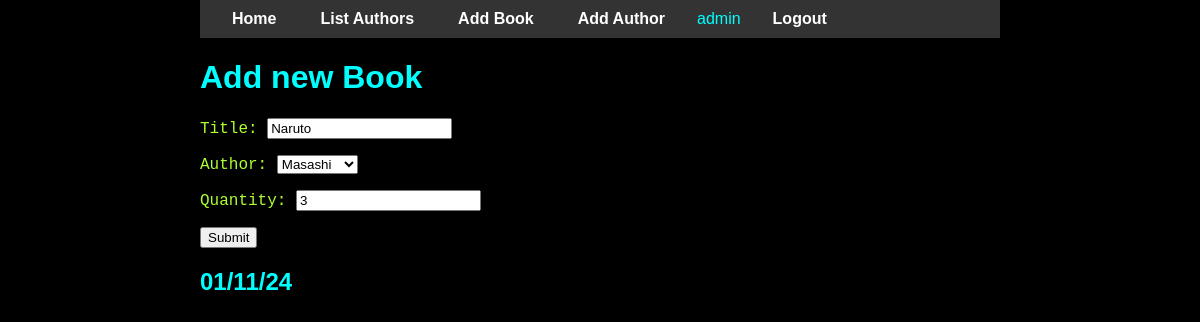
/manga/edit_book/1/ (signed in), run on the app's committed database.
### mangalib/models.py (models this page shows, shortened)
class Book(models.Model):
    title = models.CharField(max_length=32, unique=True)
    quantity = models.IntegerField(default=1)
    author = models.ForeignKey(Author, on_delete=models.DO_NOTHING)

### mangalib/views.py (the view)
# urls.py: path('edit_book/<int:book_id>/', edit, name='edit'),
@login_required
def edit(request, book_id):
    book = get_object_or_404(Book, pk=book_id)
    if request.method == 'POST':
        form = BookForm(request.POST, instance=book)
        if form.is_valid():
            form.save()
            return redirect('mangalib:home')
    else:
        form = BookForm(instance=book)
    return render(request, "mangalib/book_form.html", {"form": form})

### mangalib/forms.py
class BookForm(forms.ModelForm):
    author = forms.ModelChoiceField(queryset=Author.objects.all(), label='Author')
    class Meta:
        model = Book
        fields = ['title', 'author', 'quantity']
        labels = {'title': 'Title', 'author': 'Author', 'quantity': 'Quantity'}

### mangalib/models.py (called while the page is built)
    def __str__(self):
        return self.name

### mangalib/templates/mangalib/book_form.html (shortened to what this page needs)
{% extends 'base.html' %}
{% block content %}
    <h1>Add new Book</h1>
    <form method="post">
        {{ form.as_p }}
        <button type="submit">Submit</button>
    </form>
{% endblock %}

### templates/base.html (shortened to what this page needs)
{% load static %}
<!DOCTYPE html>
<html lang="fr">
<head>
    <link rel="stylesheet" href="{% static 'css/mangalib/main.css' %}">
    <link rel="stylesheet" href="{% static 'css/general.css' %}">
</head>
<body>
<nav class="navbar">
    <ul>
        {% if user.is_authenticated %}
            <li><a href="{% url 'mangalib:home' %}">Home</a></li>
            <li><a href="{% url 'mangalib:list_authors' %}">List Authors</a></li>
            <li><a href="{% url 'mangalib:add' %}">Add Book</a></li>
            <li><a href="{% url 'mangalib:add_author' %}">Add Author</a></li>
            <li><span>{{ user.username }}</span></li>
            <li><a href="{% url 'accounts:logout' %}">Logout</a></li>
        {% else %}
            <li><a href="{% url 'mangalib:home' %}">Home</a></li>
            <li><a href="{% url 'mangalib:list_authors' %}">List Authors</a></li>
            <li><a href="{% url 'accounts:login' %}">Login</a></li>
            <li><a href="{% url 'accounts:register' %}">Register</a></li>
        {% endif %}
    </ul>
</nav>
{% block content %}
{% endblock %}
<h2>{% now 'd/m/y' %}</h2>
</body>
</html>

### static/css/general.css (style rules this page uses)
body { font-family: Arial, sans-serif; }
.navbar { background-color: #333; padding: 10px 20px; }
.navbar ul { list-style: none; margin: 0; padding: 0; display: flex; gap: 20px; }
.navbar ul li { display: inline; }
.navbar ul li a { color: #fff; text-decoration: none; font-weight: bold; padding: 8px 12px; border-radius: 4px; transition: background-color 0.3s ease; }
p { font-family: "Fira Code Medium", monospace; color: greenyellow; }

### data on the page
Book: title "Naruto", author "Masashi", quantity "3"

### other printed values
{{ user.username }} "admin"
